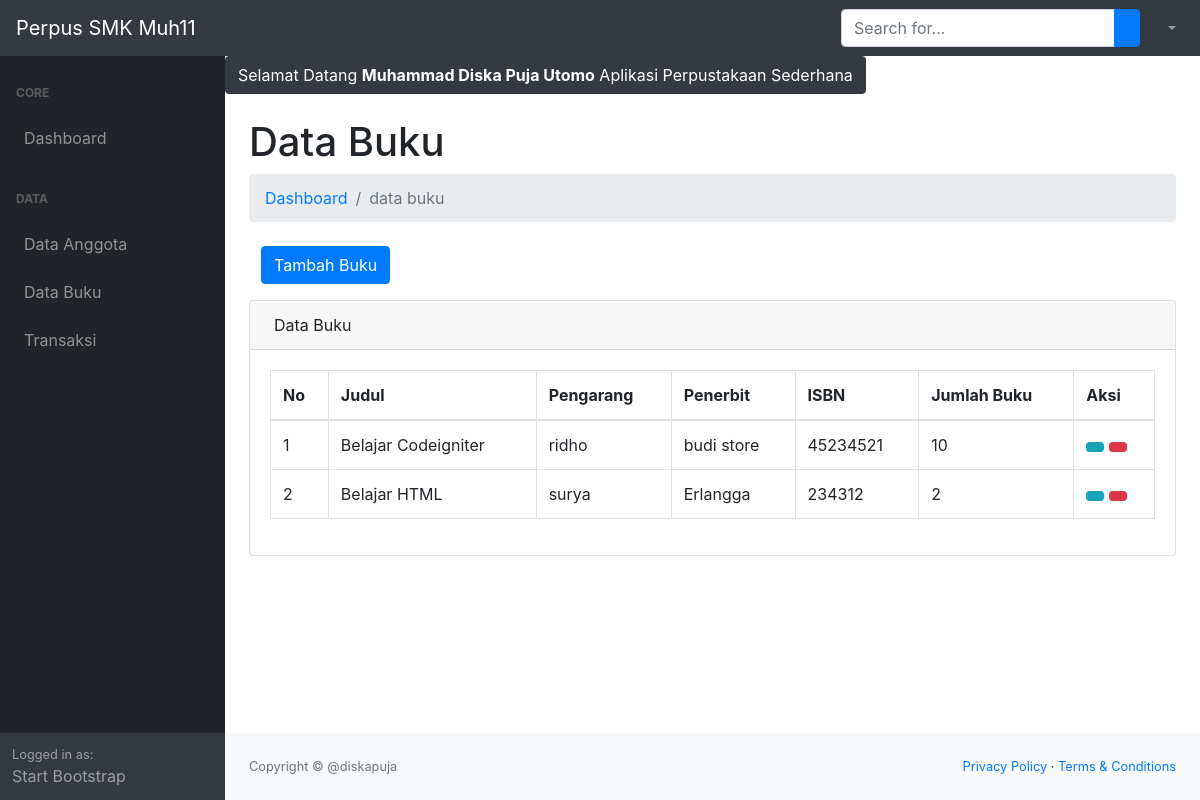
Screenshot of /index.php?p=buku (signed in) with the database file from the repository.
### tables this page shows
CREATE TABLE `tb_buku` (
  `id_buku` int(11) NOT NULL,
  `judul_buku` varchar(200) NOT NULL,
  `pengarang_buku` varchar(100) NOT NULL,
  `penerbit_buku` varchar(150) NOT NULL,
  `tahun_terbit` varchar(4) NOT NULL,
  `isbn` varchar(25) NOT NULL,
  `jumlah_buku` int(3) NOT NULL,
  `lokasi` enum('Rak 1','Rak 2','Rak 3') NOT NULL,
  `tgl_input` date NOT NULL
);

### page/buku/buku.php (the view, shortened to what this page needs)
<?php
$ambilBuku = $conn->query("SELECT * FROM tb_buku ORDER BY id_buku DESC") or die(mysqli_error($conn));
?>
<h1 class="mt-4">Data Buku</h1>
<ol class="breadcrumb mb-4">
    <li class="breadcrumb-item"><a href="index.php">Dashboard</a></li>
    <li class="breadcrumb-item active">data buku</li>
</ol>
<div class="col-md-6">
    <a href="?p=buku&aksi=tambah" class="btn btn-primary mb-3"><i class="fa fa-plus"></i> Tambah Buku</a>
</div>
<div class="card mb-4">
    <div class="card-header">
        Data Buku
    </div>
    <div class="card-body">
        <div class="table-responsive">
            <table class="table table-bordered" id="dataTable" width="100%" cellspacing="0">
                <thead>
                    <tr>
                        <th>No</th>
                        <th>Judul</th>
                        <th>Pengarang</th>
                        <th>Penerbit</th>
                        <th>ISBN</th>
                        <th>Jumlah Buku</th>
                        <th>Aksi</th>
                    </tr>
                </thead>
                <tbody>
                    <?php
                    $no = 1;
                    while ($pecahBuku = $ambilBuku->fetch_assoc()) {
                    ?>
                    <tr>
                        <td><?= $no++; ?></td>
                        <td><?= $pecahBuku['judul_buku']; ?></td>
                        <td><?= $pecahBuku['pengarang_buku']; ?></td>
                        <td><?= $pecahBuku['penerbit_buku']; ?></td>
                        <td><?= $pecahBuku['isbn']; ?></td>
                        <td><?= $pecahBuku['jumlah_buku']; ?></td>
                        <td>
                            <a href="?p=buku&aksi=ubah&id=<?= $pecahBuku['id_buku']; ?>" class="btn btn-info btn-sm"><i class="fa fa-edit"></i></a>
                            <a href="?p=buku&aksi=hapus&id=<?= $pecahBuku['id_buku']; ?>" class="btn btn-danger btn-sm"><i class="fa fa-trash" onclick="return confirm('Yakin ?')"></i></a>
                        </td>
                    </tr>
                    <?php } ?>
                </tbody>
            </table>
        </div>
    </div>
</div>

### index.php (shortened to what this page needs)
<?php
require_once 'config/koneksi.php';
$page = @$_GET['p'];
$aksi = @$_GET['aksi'];
?>
<?php var_dump($_SESSION['login']);  ?>
<!DOCTYPE html>
<html lang="en">
    <head>
        <link href="css/styles.css" rel="stylesheet" />
    </head>
    <body>
        <nav class="sb-topnav navbar navbar-expand navbar-dark bg-dark">
            <a class="navbar-brand" href="index.php">Perpus SMK Muh11</a>
            <button class="btn btn-link btn-sm order-1 order-lg-0" id="sidebarToggle" href="#"><i class="fas fa-bars"></i></button>
            <form class="d-none d-md-inline-block form-inline ml-auto mr-0 mr-md-3 my-2 my-md-0">
                <div class="input-group">
                    <input class="form-control" type="text" placeholder="Search for..." aria-label="Search" aria-describedby="basic-addon2" />
                    <div class="input-group-append">
                        <button class="btn btn-primary" type="button"><i class="fas fa-search"></i></button>
                    </div>
                </div>
            </form>
            <ul class="navbar-nav ml-auto ml-md-0">
                <li class="nav-item dropdown">
                    <a class="nav-link dropdown-toggle" id="userDropdown" href="#" role="button" data-toggle="dropdown" aria-haspopup="true" aria-expanded="false"><i class="fas fa-user fa-fw"></i></a>
                </li>
            </ul>
        </nav>
        <div id="layoutSidenav">
            <div id="layoutSidenav_nav">
                <nav class="sb-sidenav accordion sb-sidenav-dark" id="sidenavAccordion">
                    <div class="sb-sidenav-menu">
                        <div class="nav">
                            <div class="sb-sidenav-menu-heading">Core</div>
                            <a class="nav-link" href="index.php">
                                Dashboard
                            </a>
                            <div class="sb-sidenav-menu-heading">Data</div>
                            <a class="nav-link" href="?p=anggota">
                                Data Anggota
                            </a>
                            <a class="nav-link" href="?p=buku">
                                Data Buku
                            </a>
                            <a class="nav-link" href="?p=transaksi">
                                Transaksi
                            </a>
                        </div>
                    </div>
                    <div class="sb-sidenav-footer">
                        <div class="small">Logged in as:</div>
                        Start Bootstrap
                    </div>
                </nav>
            </div>
            <div id="layoutSidenav_content">
                <main>
                    <marquee behavior="scroll" class="btn btn-dark">Selamat Datang <b><?= $_SESSION['login']['nama']; ?></b> Aplikasi Perpustakaan Sederhana</marquee>
                    <div class="container-fluid">
                    <?php
                    if($page == 'buku') {
                        if($aksi == '') {
                            require_once 'page/buku/buku.php';
                        } else if($aksi == 'tambah') {
                            require_once 'page/buku/tambah.php';
                        } else if($aksi == 'ubah') {
                            require_once 'page/buku/ubah.php';
                        } else if($aksi == 'hapus') {
                            require_once 'page/buku/hapus.php';
                        }
                    } else if($page == 'anggota') {
                        if($aksi == '') {
                            require_once 'page/anggota/anggota.php';
                        } else if($aksi == 'tambah') {
                            require_once 'page/anggota/tambah.php';
                        } else if($aksi == 'ubah') {
                            require_once 'page/anggota/ubah.php';
                        } else if($aksi == 'hapus') {
                            require_once 'page/anggota/hapus.php';
                        }
                    } else if($page == 'transaksi') {
                        if($aksi == '') {
                            require_once 'page/transaksi/transaksi.php';
                        } else if($aksi == 'tambah') {
                            require_once 'page/transaksi/tambah.php';
                        } else if($aksi == 'kembali') {
                            require_once 'page/transaksi/kembali.php';
                        } else if($aksi == 'perpanjang') {
                            require_once 'page/transaksi/perpanjang.php';
                        }
                    }
                    ?>
                    </div>
                </main>
                <footer class="py-4 bg-light mt-auto">
                    <div class="container-fluid">
                        <div class="d-flex align-items-center justify-content-between small">
                            <div class="text-muted">Copyright &copy; @diskapuja</div>
                            <div>
                                <a href="#">Privacy Policy</a>
                                &middot;
                                <a href="#">Terms &amp; Conditions</a>
                            </div>
                        </div>
                    </div>
                </footer>
            </div>
        </div>
    </body>
</html>

### rows the page displays
tb_buku: judul_buku "Belajar Codeigniter", pengarang_buku "ridho", penerbit_buku "budi store", isbn "45234521", jumlah_buku "10"
tb_buku: judul_buku "Belajar HTML", pengarang_buku "surya", penerbit_buku "Erlangga", isbn "234312", jumlah_buku "2"

### other values shown
$_SESSION['login']['nama'] "Muhammad Diska Puja Utomo"
